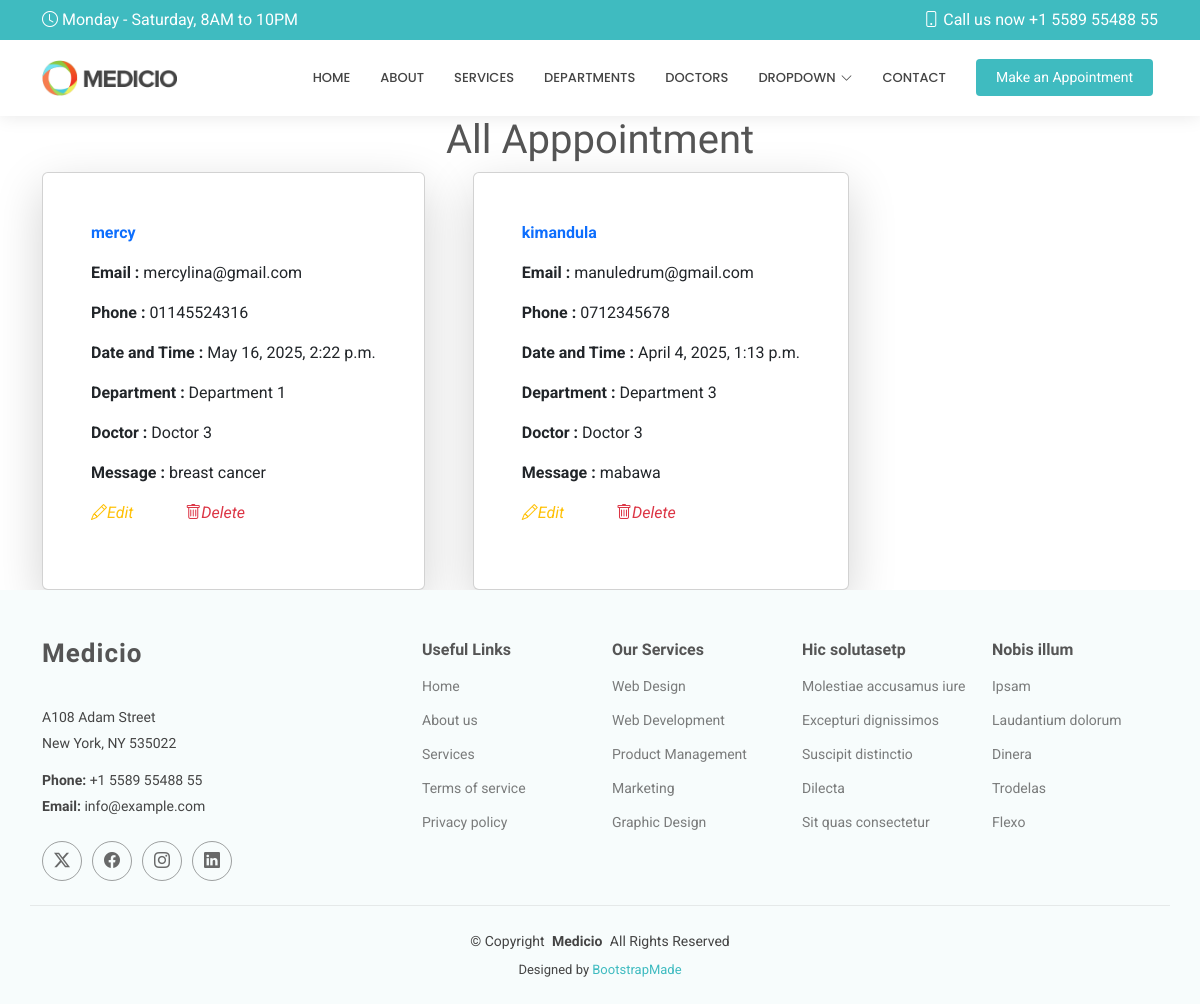
/show/, run on an earlier commit of the app's database.
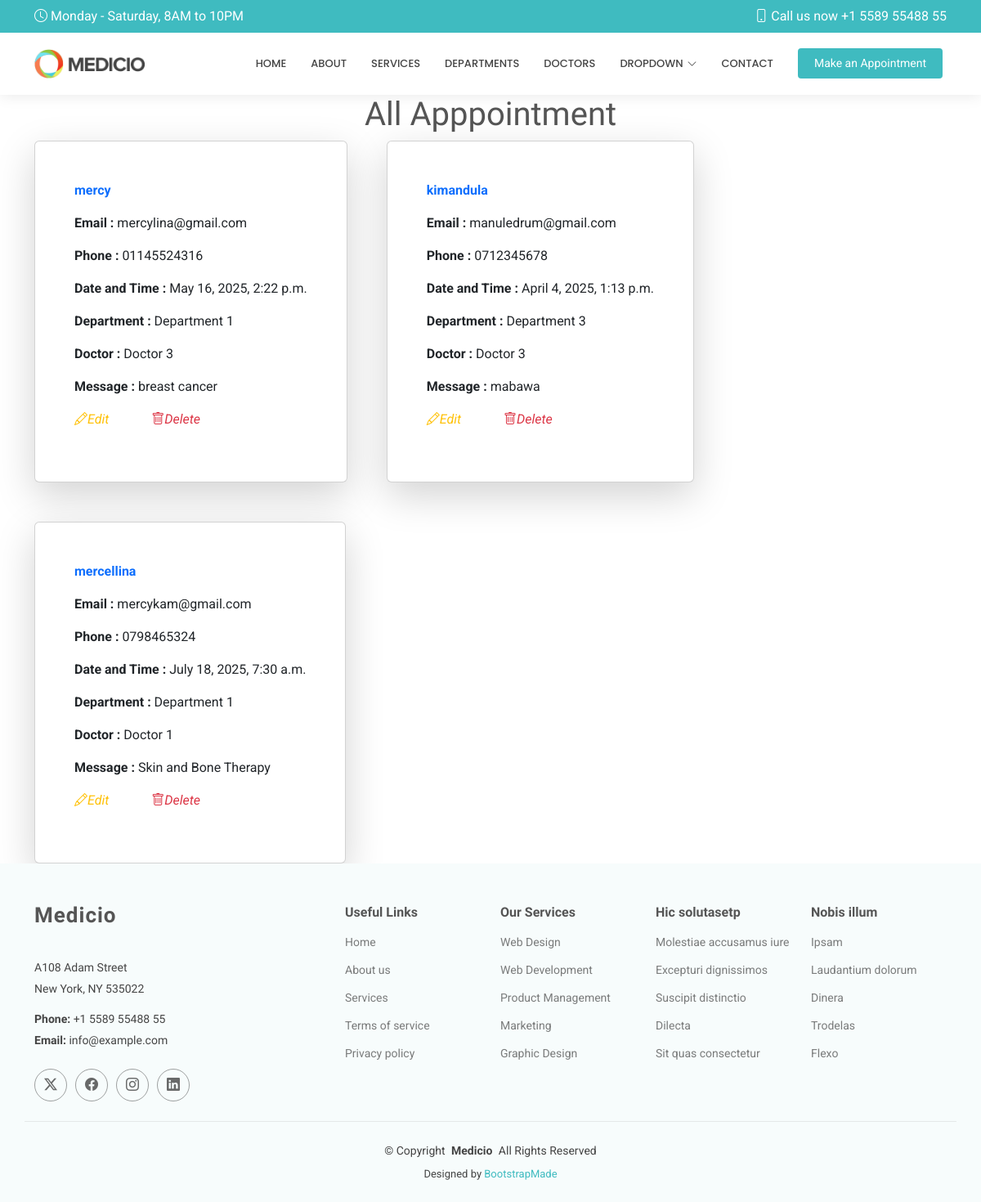
And on a later commit of the database.
### Hospitalapp/models.py (models this page shows, shortened)
class Appointment(models.Model):
    name=models.CharField(max_length=100)
    email=models.EmailField()
    phonenumber=models.CharField(max_length=15)
    datetime=models.DateTimeField()
    department=models.CharField(max_length=50)
    doctor=models.CharField(max_length=50)
    message=models.TextField()

### Hospitalapp/views.py (the view)
# urls.py: path('show/', views.show, name='show'),
def show(request):
    all = Appointment.objects.all()
    return render(request,'show.html',{'all':all})

### Templates/show.html (shortened to what this page needs)
{% extends 'starter-page.html' %}
{% load static %}
{% block content %}
	<h1 class="text-center">All Apppointment</h1>
    <div class="d-flex flex-wrap gap-5 container ">
    {% for x in all %}
 	<div class="card w-30 p-5 shadow-lg">
    <p class="fw-bold text-primary">{{ x.name}}</p>
    <p><strong>Email : </strong>  {{ x.email }}</p>
    <p><strong>Phone : </strong>  {{ x.phonenumber }}</p>
    <p><strong>Date and Time : </strong>  {{ x.datetime }}</p>
    <p><strong>Department : </strong>  {{ x.department }}</p>
    <p><strong>Doctor : </strong>  {{ x.doctor }}</p>
    <p><strong>Message : </strong>  {{ x.message }}</p>
    <p>
        <a href="{% url 'edit' x.id %}" class="text-warning me-5">
            <i class="bi bi-pencil">Edit</i>
        </a>
        <a href="/delete/{{ x.id }}" class="text-danger">
            <i class="bi bi-trash">Delete</i>
        </a>
    </p>
    </div>
 {% endfor %}
    </div>
{% endblock %}

What changed in the data, as far as the page shows it:
added Appointment: name "mercellina", email "mercykam@gmail.com", phonenumber "0798465324", datetime "July 18, 2025, 7:30 a.m.", department "Department 1", doctor "Doctor 1", message "Skin and Bone Therapy"
